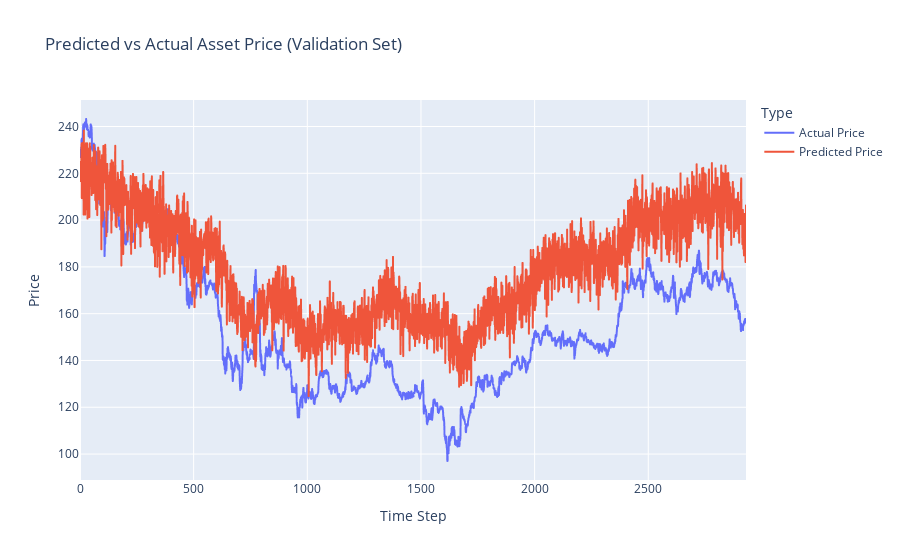

Notebook source saved alongside this figure:
### Code cell
device = torch.device('cuda' if torch.cuda.is_available() else 'cpu')
model = model.to(device)  # Move model to the correct device
preds = []
targets = []
with torch.no_grad():
    for x in val_loader:
        x = x.to(device)
        y_pred = model(x)  # [B, pred_len]
        y_true = x[:, -model.pred_len:, asset_idx]  # [B, pred_len]
        # Append the full predicted sequence, not just last step
        preds.append(y_pred.cpu().numpy())
        targets.append(y_true.cpu().numpy())
preds = np.concatenate(preds, axis=0).flatten()
targets = np.concatenate(targets, axis=0).flatten()

# Inverse transform to get actual prices
preds_price = inverse_transform(preds, scaler, asset_idx, config["d_input"])
targets_price = inverse_transform(targets, scaler, asset_idx, config["d_input"])

df_plot = pd.DataFrame({
    "Time Step": np.arange(len(targets_price)),
    "Actual Price": targets_price,
    "Predicted Price": preds_price
})
df_plot = df_plot.melt(id_vars="Time Step", value_vars=["Actual Price", "Predicted Price"],
                        var_name="Type", value_name="Price")

fig = px.line(df_plot, x="Time Step", y="Price", color="Type",
                title="Predicted vs Actual Asset Price (Validation Set)")
fig.show()

### Figure 1 — Plotly figure (JSON) as saved in the notebook; plotly's stock layout.template omitted (floating-point values rounded to 4 significant figures; data arrays with more than 128 entries replaced by an {"elided": "..."} marker saying what was removed)
{"data": [{"hovertemplate": "Type=Actual Price<br>Time Step=%{x}<br>Price=%{y}<extra></extra>", "legendgroup": "Actual Price", "line": {"color": "#636efa", "dash": "solid"}, "marker": {"symbol": "circle"}, "mode": "lines", "name": "Actual Price", "showlegend": true, "type": "scattergl", "x": {"elided": "2931 int values"}, "xaxis": "x", "y": {"elided": "2931 float values"}, "yaxis": "y"}, {"hovertemplate": "Type=Predicted Price<br>Time Step=%{x}<br>Price=%{y}<extra></extra>", "legendgroup": "Predicted Price", "line": {"color": "#EF553B", "dash": "solid"}, "marker": {"symbol": "circle"}, "mode": "lines", "name": "Predicted Price", "showlegend": true, "type": "scattergl", "x": {"elided": "2931 int values"}, "xaxis": "x", "y": {"elided": "2931 float values"}, "yaxis": "y"}], "layout": {"legend": {"title": {"text": "Type"}, "tracegroupgap": 0}, "title": {"text": "Predicted vs Actual Asset Price (Validation Set)"}, "xaxis": {"anchor": "y", "domain": [0, 1], "title": {"text": "Time Step"}}, "yaxis": {"anchor": "x", "domain": [0, 1], "title": {"text": "Price"}}}}
